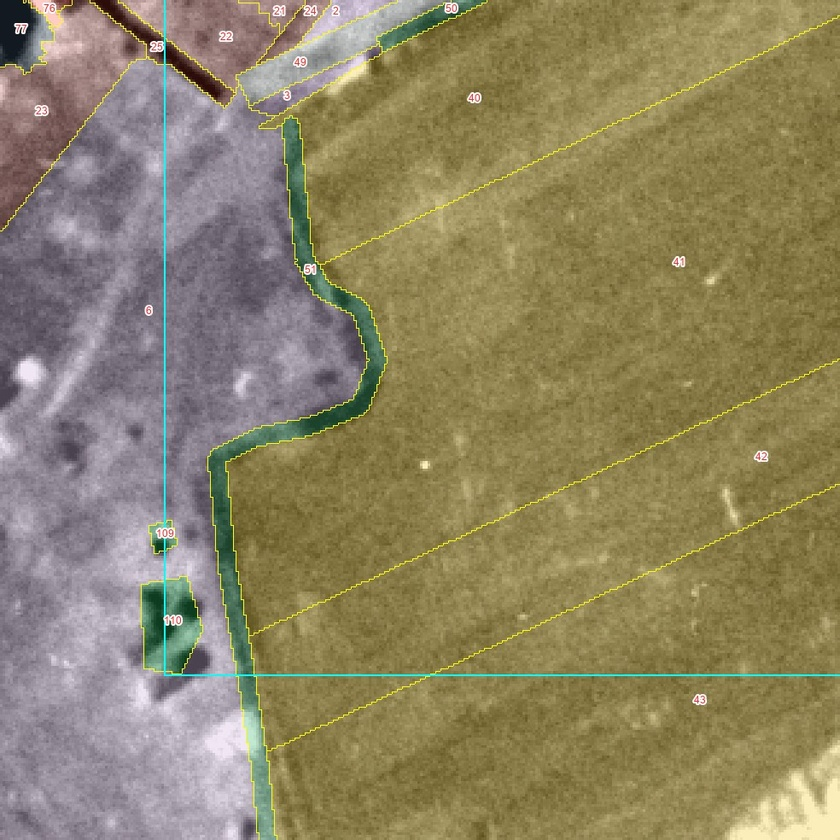
#> input picture daten/landseg/H0/a-alles-frei/abgabe/r0c0/arbeit/ov_0_300.jpg, 840 x 840 px, shrunk from 984 x 984 before the run, given in place of r0c0.png, which was not available
$ python rect.py ov_0_300.jpg ovs_b4.jpg ovs_b4.jpg ovs_b4.jpg ovs_b4.jpg ovs_b4.jpg
#> lines starting #> are read from the running program, lines starting #| are printed output that depends on the picture
import sys
import numpy as np
from PIL import Image, ImageDraw, ImageFont
import scipy.ndimage as ndi
img = np.array(Image.open('C:/Users/Phil/Developement/Victor/daten/landseg/H0/teilkacheln/r0c0.png')).astype(float)
if img.ndim == 3: img = img[..., 0]
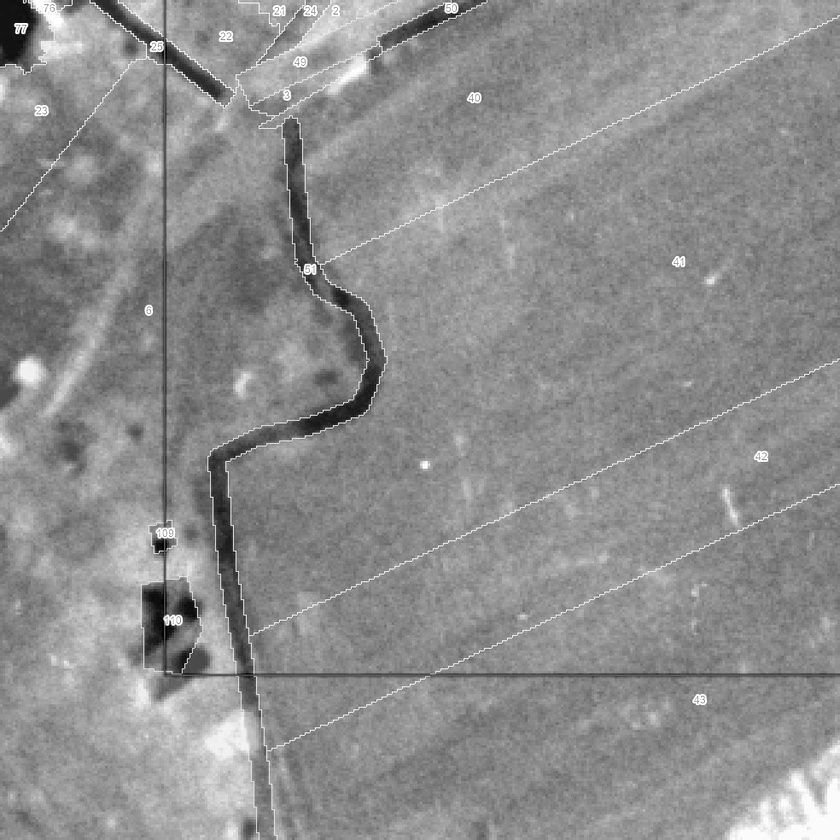
#> img: shape (840, 840) float64; min 0, max 255, mean 141.5
img = ndi.gaussian_filter(img, 0.7)
P0 = np.array([193.0, 0.0]); T = np.array([-0.622, 0.783]); N = np.array([0.783, 0.622])
def to_xy(u, v):
    return P0 + np.multiply.outer(u, T) + np.multiply.outer(v, N)
if __name__ == '__main__':
#> (the run stopped early here; a loop or call above may not have finished)

$ run again, on daten/landseg/H0/a-alles-frei/abgabe/r0c0/arbeit/ovs_b4.jpg
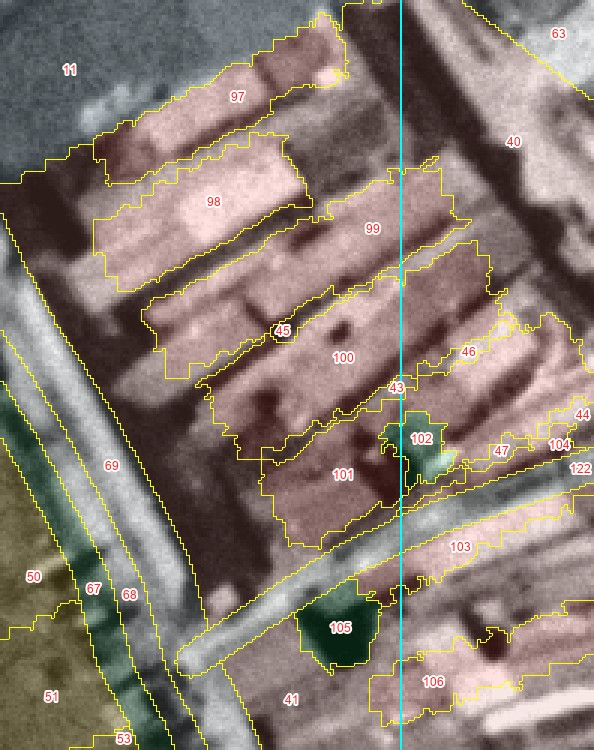
#> input picture daten/landseg/H0/a-alles-frei/abgabe/r0c0/arbeit/ovs_b4.jpg, 594 x 750 px, given in place of r0c0.png, which was not available
#> `if img.ndim == 3: img = img[..., 0]`:
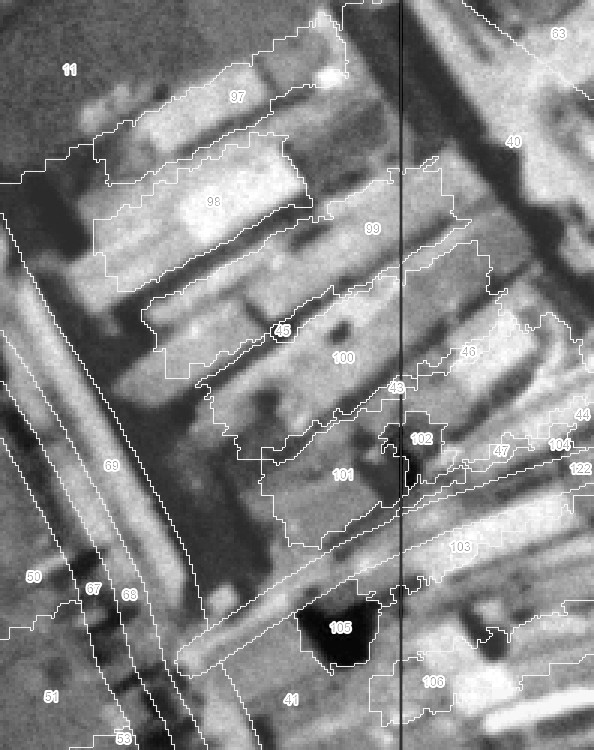
#> img: shape (750, 594) float64; min 0, max 255, mean 135.4
